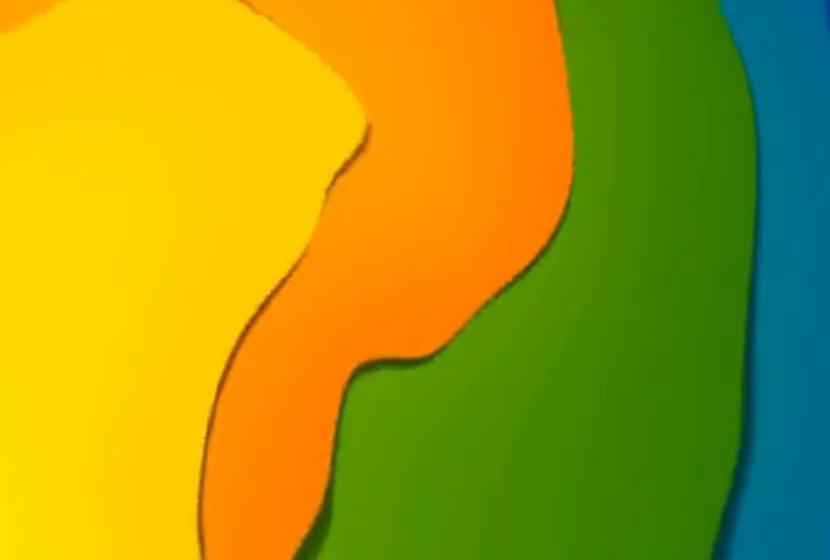
#> input picture frame 19 of star_2/杨子昊_科创2502_STAR电控招新二阶段/input.mp4, 830 x 560 px
$ python video1.py
#> lines starting #> are read from the running program, lines starting #| are printed output that depends on the picture; after the words box and inside, x2 and y2 are one past the last pixel; in counts of white or black regions, pixels touching at a corner belong together
import cv2
import numpy as np

# 打开视频文件
cap = cv2.VideoCapture('input.mp4')

# 检查视频是否成功打开
if not cap.isOpened():
    print("无法打开视频文件")
    exit()

# 获取视频参数
width = int(cap.get(cv2.CAP_PROP_FRAME_WIDTH))
height = int(cap.get(cv2.CAP_PROP_FRAME_HEIGHT))
fps = cap.get(cv2.CAP_PROP_FPS)

# 创建输出视频
fourcc = cv2.VideoWriter_fourcc(*'mp4v')  # 使用MP4格式
out = cv2.VideoWriter('output.mp4', fourcc, fps, (width, height))

frame_count = 0
print("开始处理视频...")

while cap.isOpened():
    ret, frame = cap.read()
#> frame is the input picture: shape (560, 830, 3); mean B, G, R 14.2, 154.7, 164.2
    if not ret:
        break

    # 转换到HSV颜色空间
    hsv = cv2.cvtColor(frame, cv2.COLOR_BGR2HSV)
#> hsv: shape (560, 830, 3); mean H, S, V 36.8, 254.3, 198.7

    # 定义绿色范围
    lower_green = np.array([35, 50, 50])
    upper_green = np.array([85, 255, 255])

    # 创建绿色掩膜
    mask = cv2.inRange(hsv, lower_green, upper_green)
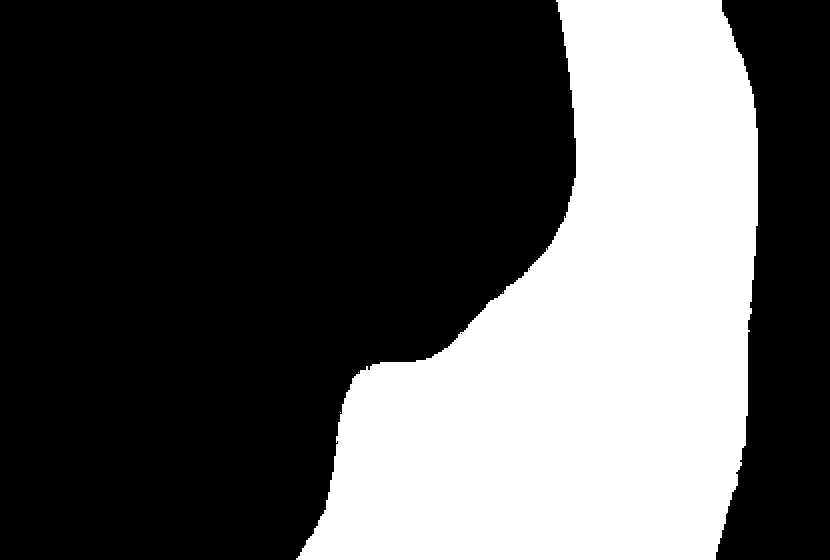
#> mask: shape (560, 830); 33.4% white; 4 white regions (3 under 20 px), largest, box (x1, y1, x2, y2) and area: (296, 0, 758, 560) 155022

    # 创建结果帧（仅保留绿色区域）
    result = cv2.bitwise_and(frame, frame, mask=mask)
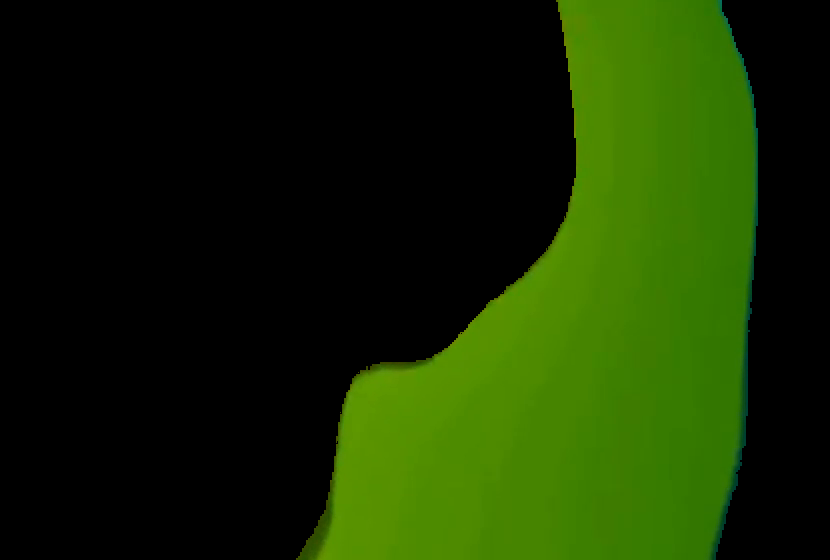
#> result: shape (560, 830, 3); mean B, G, R 0.3, 43.2, 22.3

    # 写入输出视频
    out.write(result)

    frame_count += 1
    if frame_count % 30 == 0:  # 每30帧打印一次进度
        print(f"已处理 {frame_count} 帧...")

# 释放资源
cap.release()
out.release()
print(f"视频处理完成！共处理 {frame_count} 帧")
print(f"输出已保存为 output.mp4")

$ run again, starting later in the video
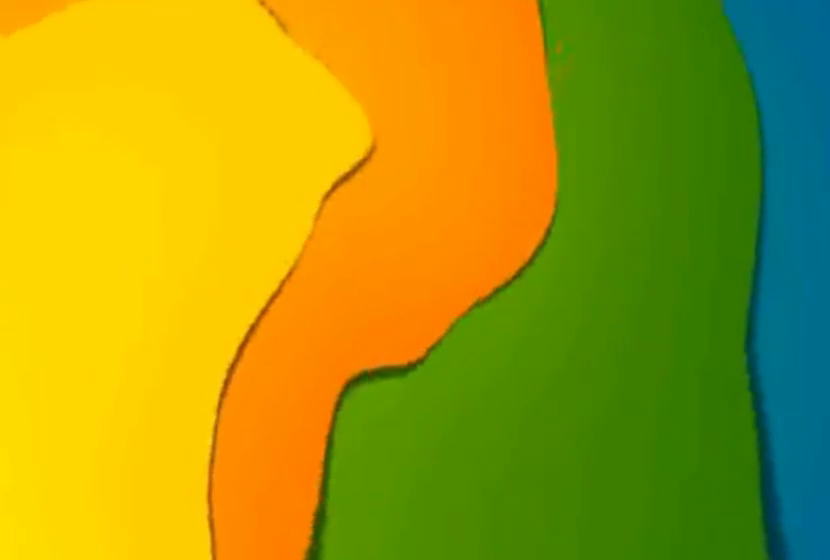
#> input picture frame 85 of star_2/杨子昊_科创2502_STAR电控招新二阶段/input.mp4, 830 x 560 px
#> frame is the input picture: shape (560, 830, 3); mean B, G, R 12.4, 155.5, 163.4
#> hsv: shape (560, 830, 3); mean H, S, V 36.4, 254.2, 197.6
#> `mask = cv2.inRange(hsv, lower_green, upper_green)`:
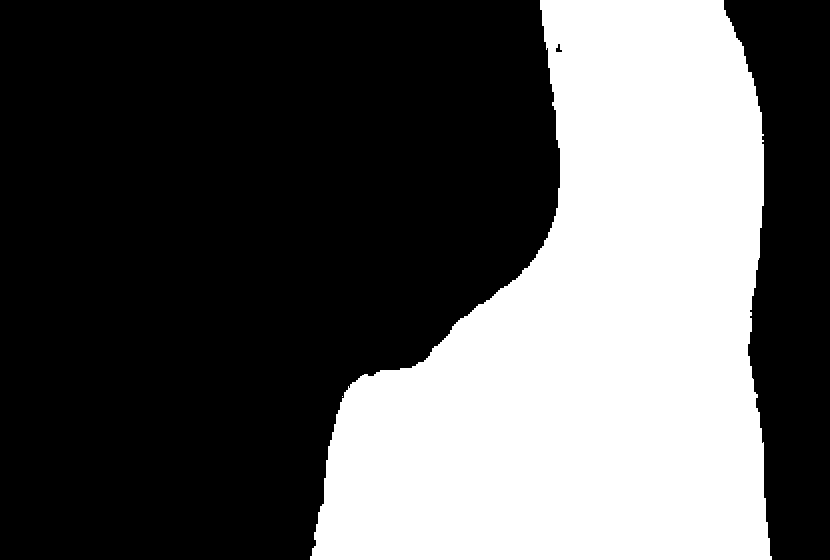
#> mask: shape (560, 830); 35.7% white; 2 white regions (1 under 20 px), largest, box (x1, y1, x2, y2) and area: (310, 0, 772, 560) 166046
#> `result = cv2.bitwise_and(frame, frame, mask=mask)`:
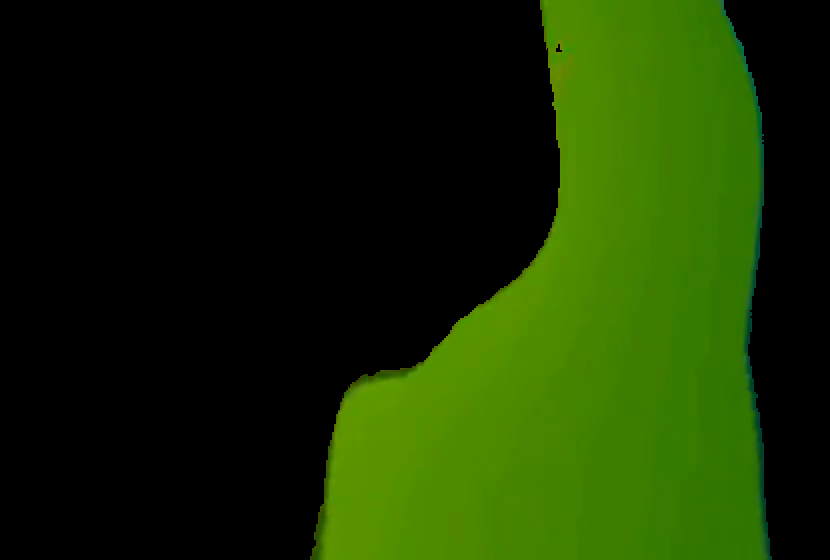
#> result: shape (560, 830, 3); mean B, G, R 0.4, 46.4, 23.9
